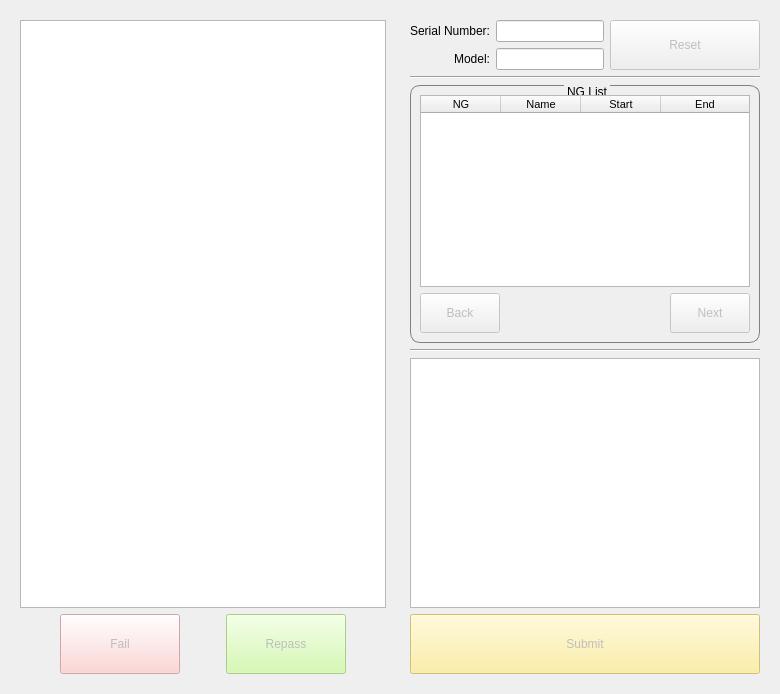
      <widget class="QWidget" name="tab_reconfirm">
       <attribute name="title">
        <string>&amp;Reconfirm Mode</string>
       </attribute>
       <layout class="QGridLayout" name="gridLayout_44">
        <item row="0" column="0">
         <widget class="QWidget" name="widget_15" native="true">
          <layout class="QGridLayout" name="gridLayout_43">
           <item row="0" column="0">
            <layout class="QVBoxLayout" name="verticalLayout_18">
             <item>
              <widget class="DrawShapesGraphics" name="showimage_confirm_graphicsView">
               <property name="toolTip">
                <string>focus view</string>
               </property>
              </widget>
             </item>
             <item>
              <layout class="QHBoxLayout" name="horizontalLayout_23">
               <item>
                <spacer name="horizontalSpacer_24">
                 <property name="orientation">
                  <enum>Qt::Horizontal</enum>
                 </property>
                 <property name="sizeHint" stdset="0">
                  <size>
                   <width>40</width>
                   <height>20</height>
                  </size>
                 </property>
                </spacer>
               </item>
               <item>
                <widget class="QPushButton" name="fail_confirm_pushButton">
                 <property name="enabled">
                  <bool>false</bool>
                 </property>
                 <property name="minimumSize">
                  <size>
                   <width>120</width>
                   <height>60</height>
                  </size>
                 </property>
                 <property name="toolTip">
                  <string>shortcut: F</string>
                 </property>
                 <property name="styleSheet">
                  <string notr="true">font: 16pt &quot;Ubuntu&quot;;
background-color: rgb(252, 202, 202);</string>
                 </property>
                 <property name="text">
                  <string>Fail</string>
                 </property>
                 <property name="shortcut">
                  <string>F</string>
                 </property>
                </widget>
               </item>
               <item>
                <spacer name="horizontalSpacer_23">
                 <property name="orientation">
                  <enum>Qt::Horizontal</enum>
                 </property>
                 <property name="sizeHint" stdset="0">
                  <size>
                   <width>40</width>
                   <height>20</height>
                  </size>
                 </property>
                </spacer>
               </item>
               <item>
                <widget class="QPushButton" name="repass_confirm_pushButton">
                 <property name="enabled">
                  <bool>false</bool>
                 </property>
                 <property name="minimumSize">
                  <size>
                   <width>120</width>
                   <height>60</height>
                  </size>
                 </property>
                 <property name="toolTip">
                  <string>shortcut: R</string>
                 </property>
                 <property name="styleSheet">
                  <string notr="true">font: 16pt &quot;Ubuntu&quot;;
background-color: rgb(205, 249, 161);</string>
                 </property>
                 <property name="text">
                  <string>Repass</string>
                 </property>
                 <property name="shortcut">
                  <string>R</string>
                 </property>
                </widget>
               </item>
               <item>
                <spacer name="horizontalSpacer_25">
                 <property name="orientation">
                  <enum>Qt::Horizontal</enum>
                 </property>
                 <property name="sizeHint" stdset="0">
                  <size>
                   <width>40</width>
                   <height>20</height>
                  </size>
                 </property>
                </spacer>
               </item>
              </layout>
             </item>
            </layout>
           </item>
          </layout>
         </widget>
        </item>
        <item row="0" column="1">
         <widget class="QWidget" name="widget_14" native="true">
          <layout class="QGridLayout" name="gridLayout_40">
           <item row="0" column="0">
            <layout class="QVBoxLayout" name="verticalLayout_17">
             <item>
              <layout class="QHBoxLayout" name="horizontalLayout_31">
               <item>
                <layout class="QGridLayout" name="gridLayout_38">
                 <item row="0" column="1">
                  <widget class="QLineEdit" name="sn_confirm_lineEdit">
                   <property name="sizePolicy">
                    <sizepolicy hsizetype="Preferred" vsizetype="Preferred">
                     <horstretch>0</horstretch>
                     <verstretch>0</verstretch>
                    </sizepolicy>
                   </property>
                   <property name="text">
                    <string/>
                   </property>
                  </widget>
                 </item>
                 <item row="1" column="1">
                  <widget class="QLineEdit" name="model_confirm_lineEdit">
                   <property name="sizePolicy">
                    <sizepolicy hsizetype="Preferred" vsizetype="Preferred">
                     <horstretch>0</horstretch>
                     <verstretch>0</verstretch>
                    </sizepolicy>
                   </property>
                  </widget>
                 </item>
                 <item row="0" column="0">
                  <widget class="QLabel" name="sn_online_label_3">
                   <property name="text">
                    <string>Serial Number:</string>
                   </property>
                   <property name="alignment">
                    <set>Qt::AlignRight|Qt::AlignTrailing|Qt::AlignVCenter</set>
                   </property>
                  </widget>
                 </item>
                 <item row="1" column="0">
                  <widget class="QLabel" name="model_online_label_3">
                   <property name="text">
                    <string>Model:</string>
                   </property>
                   <property name="alignment">
                    <set>Qt::AlignRight|Qt::AlignTrailing|Qt::AlignVCenter</set>
                   </property>
                  </widget>
                 </item>
                </layout>
               </item>
               <item>
                <widget class="QPushButton" name="reset_confirm_pushButton">
                 <property name="enabled">
                  <bool>false</bool>
                 </property>
                 <property name="minimumSize">
                  <size>
                   <width>0</width>
                   <height>50</height>
                  </size>
                 </property>
                 <property name="toolTip">
                  <string>shortcut: S</string>
                 </property>
                 <property name="text">
                  <string>Reset</string>
                 </property>
                 <property name="shortcut">
                  <string>S</string>
                 </property>
                </widget>
               </item>
              </layout>
             </item>
             <item>
              <widget class="Line" name="line_19">
               <property name="orientation">
                <enum>Qt::Horizontal</enum>
               </property>
              </widget>
             </item>
             <item>
              <widget class="QGroupBox" name="inspect_groupBox_3">
               <property name="sizePolicy">
                <sizepolicy hsizetype="Fixed" vsizetype="Preferred">
                 <horstretch>0</horstretch>
                 <verstretch>0</verstretch>
                </sizepolicy>
               </property>
               <property name="minimumSize">
                <size>
                 <width>350</width>
                 <height>0</height>
                </size>
               </property>
               <property name="maximumSize">
                <size>
                 <width>350</width>
                 <height>16777215</height>
                </size>
               </property>
               <property name="styleSheet">
                <string notr="true">QGroupBox{
border-width:1px;
border-style:solid;
border-radius: 10px;
border-color:gray;
margin-top:2.5ex;
}
QGroupBox::title{
subcontrol-origin:margin;
subcontrol-position:top center;
padding:0 1px;
}</string>
               </property>
               <property name="title">
                <string>NG List</string>
               </property>
               <property name="checkable">
                <bool>false</bool>
               </property>
               <layout class="QGridLayout" name="gridLayout_39">
                <item row="0" column="0" colspan="2">
                 <widget class="QTableWidget" name="inspectResult_confirm_tableWidget">
                  <property name="sizePolicy">
                   <sizepolicy hsizetype="Expanding" vsizetype="Expanding">
                    <horstretch>0</horstretch>
                    <verstretch>0</verstretch>
                   </sizepolicy>
                  </property>
                  <property name="selectionMode">
                   <enum>QAbstractItemView::SingleSelection</enum>
                  </property>
                  <property name="selectionBehavior">
                   <enum>QAbstractItemView::SelectRows</enum>
                  </property>
                  <attribute name="horizontalHeaderDefaultSectionSize">
                   <number>80</number>
                  </attribute>
                  <attribute name="horizontalHeaderStretchLastSection">
                   <bool>true</bool>
                  </attribute>
                  <column>
                   <property name="text">
                    <string>NG</string>
                   </property>
                   <property name="font">
                    <font>
                     <pointsize>8</pointsize>
                    </font>
                   </property>
                  </column>
                  <column>
                   <property name="text">
                    <string>Name</string>
                   </property>
                   <property name="font">
                    <font>
                     <pointsize>8</pointsize>
                    </font>
                   </property>
                  </column>
                  <column>
                   <property name="text">
                    <string>Start</string>
                   </property>
                   <property name="font">
                    <font>
                     <pointsize>8</pointsize>
                    </font>
                   </property>
                  </column>
                  <column>
                   <property name="text">
                    <string>End</string>
                   </property>
                   <property name="font">
                    <font>
                     <pointsize>8</pointsize>
                    </font>
                   </property>
                  </column>
                 </widget>
                </item>
                <item row="2" column="0" colspan="2">
                 <layout class="QHBoxLayout" name="horizontalLayout_24">
                  <item>
                   <widget class="QPushButton" name="back_confirm_pushButton">
                    <property name="enabled">
                     <bool>false</bool>
                    </property>
                    <property name="minimumSize">
                     <size>
                      <width>0</width>
                      <height>40</height>
                     </size>
                    </property>
                    <property name="toolTip">
                     <string>shortcut: Up</string>
                    </property>
                    <property name="text">
                     <string>Back</string>
                    </property>
                    <property name="shortcut">
                     <string>Up</string>
                    </property>
                   </widget>
                  </item>
                  <item>
                   <spacer name="horizontalSpacer_26">
                    <property name="orientation">
                     <enum>Qt::Horizontal</enum>
                    </property>
                    <property name="sizeHint" stdset="0">
                     <size>
                      <width>40</width>
                      <height>20</height>
                     </size>
                    </property>
                   </spacer>
                  </item>
                  <item>
                   <widget class="QPushButton" name="next_confirm_pushButton">
                    <property name="enabled">
                     <bool>false</bool>
                    </property>
                    <property name="minimumSize">
                     <size>
                      <width>0</width>
                      <height>40</height>
                     </size>
                    </property>
                    <property name="toolTip">
                     <string>shortcut: Down</string>
                    </property>
                    <property name="text">
                     <string>Next</string>
                    </property>
                    <property name="shortcut">
                     <string>Down</string>
                    </property>
                   </widget>
                  </item>
                 </layout>
                </item>
               </layout>
              </widget>
             </item>
             <item>
              <widget class="Line" name="line_20">
               <property name="orientation">
                <enum>Qt::Horizontal</enum>
               </property>
              </widget>
             </item>
             <item>
              <widget class="DrawShapesGraphics" name="showOverall_confirm_graphicsView">
               <property name="sizePolicy">
                <sizepolicy hsizetype="Preferred" vsizetype="Expanding">
                 <horstretch>0</horstretch>
                 <verstretch>0</verstretch>
                </sizepolicy>
               </property>
               <property name="minimumSize">
                <size>
                 <width>0</width>
                 <height>250</height>
                </size>
               </property>
               <property name="toolTip">
                <string>overall view</string>
               </property>
              </widget>
             </item>
             <item>
              <widget class="QPushButton" name="submit_confirm_pushButton">
               <property name="enabled">
                <bool>false</bool>
               </property>
               <property name="minimumSize">
                <size>
                 <width>0</width>
                 <height>60</height>
                </size>
               </property>
               <property name="toolTip">
                <string>shortcut: Space</string>
               </property>
               <property name="styleSheet">
                <string notr="true">background-color: rgb(251, 235, 145);
font: 16pt &quot;Ubuntu&quot;;</string>
               </property>
               <property name="text">
                <string>Submit</string>
               </property>
               <property name="shortcut">
                <string>Space</string>
               </property>
              </widget>
             </item>
            </layout>
           </item>
          </layout>
         </widget>
        </item>
       </layout>
      </widget>
